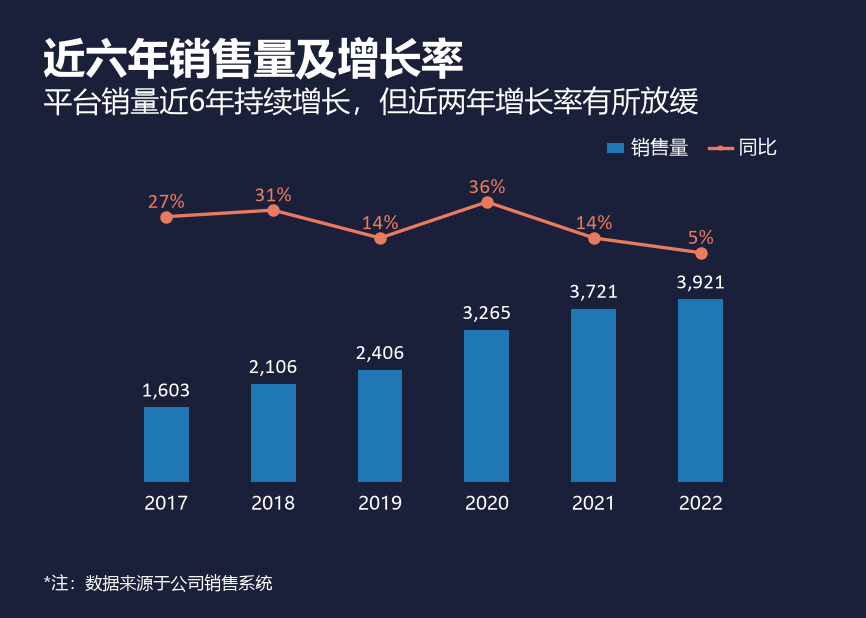

Python code for this plot:
# -*- coding: utf-8 -*-
import matplotlib
matplotlib.use('Agg')
import matplotlib.pyplot as plt
from matplotlib.font_manager import FontProperties
from matplotlib.patches import FancyBboxPatch, Circle
from matplotlib.lines import Line2D

f_title  = FontProperties(family='Microsoft YaHei', size=20, weight='bold')
f_sub    = FontProperties(family='Microsoft YaHei', size=14, weight='normal')
f_dlabel = FontProperties(family='Calibri', size=10)
f_xlabel = FontProperties(family='Microsoft YaHei', size=9)
f_ylabel = FontProperties(family='Calibri', size=10)
f_note   = FontProperties(family='Microsoft YaHei', size=9)

years = ['2017', '2018', '2019', '2020', '2021', '2022']
sales = [1603, 2106, 2406, 3265, 3721, 3921]
yoy   = [27, 31, 14, 36, 14, 5]

x = list(range(len(years)))

bg_color   = '#1A1F3A'
text_color = '#FFFFFF'
bar_color  = '#1f77b4'
line_color = '#e87a5d'

fig_w = 14.68 / 2.54
fig_h = 10.47 / 2.54
fig, ax = plt.subplots(figsize=(fig_w, fig_h), dpi=150)
fig.patch.set_facecolor(bg_color)
ax.set_facecolor(bg_color)

bar_width = 0.42
bars = ax.bar(x, sales, width=bar_width, color=bar_color, zorder=3)

ax2 = ax.twinx()
ax2.set_facecolor(bg_color)
ax2.plot(x, yoy, color=line_color, linewidth=1.6, marker='o', markersize=5,
         markerfacecolor=line_color, markeredgecolor=line_color, zorder=4)

for xi, v in zip(x, sales):
    ax.text(xi, v + 120, f'{v:,}', ha='center', va='bottom',
            fontproperties=f_dlabel, color=text_color, fontsize=10, zorder=5)

for xi, v in zip(x, yoy):
    ax2.text(xi, v + 2.2, f'{v}%', ha='center', va='bottom',
             fontproperties=f_dlabel, color=line_color, fontsize=10, zorder=5)

ax.set_xticks(x)
ax.set_xticklabels(years, fontproperties=f_xlabel, color=text_color)
ax.set_yticks([])
ax.set_ylim(0, 6500)
ax.set_xlim(-0.5, len(years) - 0.5)

ax2.set_yticks([])
ax2.set_ylim(-135, 50)

ax.spines['top'].set_visible(False)
ax.spines['right'].set_visible(False)
ax.spines['left'].set_visible(False)
ax.spines['bottom'].set_visible(False)
ax2.spines['top'].set_visible(False)
ax2.spines['right'].set_visible(False)
ax2.spines['left'].set_visible(False)
ax2.spines['bottom'].set_visible(False)
ax.tick_params(axis='x', length=0, pad=6)
ax.tick_params(axis='y', length=0, pad=6)
ax2.tick_params(axis='y', length=0, pad=6)

fig.text(0.05, 0.94, '近六年销售量及增长率', ha='left', va='top',
         fontproperties=f_title, color=text_color)
fig.text(0.05, 0.86, '平台销量近6年持续增长，但近两年增长率有所放缓', ha='left', va='top',
         fontproperties=f_sub, color=text_color)

y_box = 0.76

box_w = 0.02
box_h = 0.016
bx = 0.70
fig.patches.append(FancyBboxPatch((bx, y_box - box_h / 2), box_w, box_h,
                                  boxstyle='square,pad=0',
                                  facecolor=bar_color, edgecolor='none',
                                  transform=fig.transFigure, zorder=5))
fig.text(bx + box_w + 0.008, y_box, '销售量', ha='left', va='center',
         fontproperties=f_xlabel, color=text_color, fontsize=9, zorder=6)

lx = bx + box_w + 0.008 + 0.06 + 0.03
line_len = 0.026
line = Line2D([lx, lx + line_len], [y_box, y_box], color=line_color,
              linewidth=1.6, transform=fig.transFigure, zorder=5)
fig.add_artist(line)
dot = Circle((lx + line_len / 2, y_box), 0.004, facecolor=line_color,
             edgecolor='none', transform=fig.transFigure, zorder=6)
fig.patches.append(dot)
fig.text(lx + line_len + 0.008, y_box, '同比', ha='left', va='center',
         fontproperties=f_xlabel, color=text_color, fontsize=9, zorder=6)

fig.text(0.05, 0.04, '*注：数据来源于公司销售系统',
         ha='left', va='bottom', fontproperties=f_note, fontsize=8, color=text_color)

plt.subplots_adjust(left=0.13, right=0.87, top=0.71, bottom=0.22)
plt.savefig('柱形折线图.png', facecolor=bg_color, dpi=150)
print('saved 柱形折线图.png')
